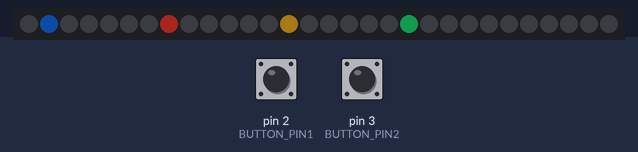
A sketch run on a simulated Arduino Uno, built with avr-gcc and run on an emulated ATmega328P. Parts: 30 RGB LEDs in strip order, left to right. The inputs (shaded band) are chosen by the test bench; at power-on: pin 2 (BUTTON_PIN1) HIGH, pin 3 (BUTTON_PIN2) HIGH. Dim RGB values are drawn brighter than linear.

Above: at 1.26 s.
1.3 s: pin 2 (BUTTON_PIN1) pulled LOW for 1 s
At 1.97 s:
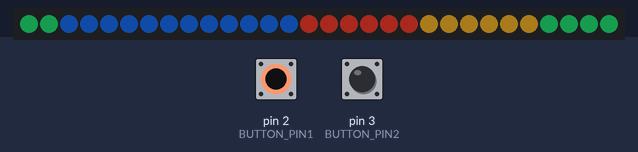
2.9 s: pin 2 (BUTTON_PIN1) pulled LOW for 0.15 s
At 3.19 s:
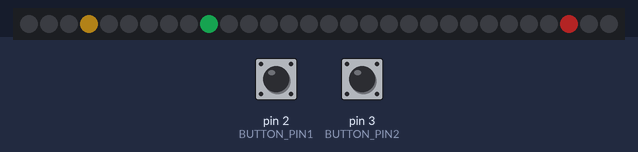
3.6 s: pin 2 (BUTTON_PIN1) pulled LOW for 0.15 s
At 3.79 s:
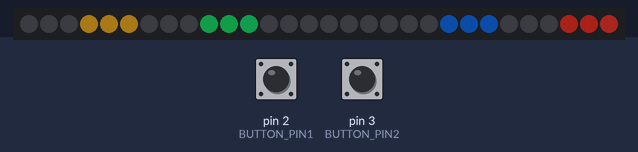
4.3 s: pin 2 (BUTTON_PIN1) pulled LOW for 3.2 s
At 7.61 s:
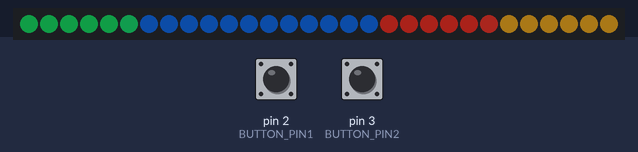

The sketch:

neopixel_google.ino
```cpp
#include <Adafruit_NeoPixel.h>

#include <Adafruit_NeoPixel.h>

// the data pin for the NeoPixels
int neoPixelPin = 8;//Change the pin numbers according to your board

int numPixels = 30; //Change it according to the number of pixels in your neopixel
#define BUTTON_PIN1   2 //Change the pin numbers according to your board
#define BUTTON_PIN2   3 //Change the pin numbers according to your board
// Instatiate the NeoPixel from the ibrary
Adafruit_NeoPixel strip = Adafruit_NeoPixel(numPixels, neoPixelPin, NEO_GRB + NEO_KHZ800);

//Starting pixels for the Google's 4 colours
int start1 = 0; // Same value for Neopixels of all sizes
int start2 = 6; // 2 for 8 neopixel ring, 6 for 24 neopixel ring and so on
int start3 = 12; // 4 for 8 neopixel ring, 12 for 24 neopixel ring and so on
int start4 = 18; // 6 for 8 neopixel ring, 18 for 24 neopixel ring and so on

int brightness = 150;
int brightDirection = -15;
#define DELAY_TIME (50)

unsigned long startTime;

void setup() {
  pinMode(BUTTON_PIN1, INPUT_PULLUP);
  pinMode(BUTTON_PIN2, INPUT_PULLUP);
  strip.begin();
  strip.show(); // Initialize all pixels to 'off'
  startTime = millis();
  activatecircle();
  activateblink();
}

void loop() {
  bool but1 = digitalRead(BUTTON_PIN1);
  bool but2 = digitalRead(BUTTON_PIN2);
  if (but1 == HIGH) {
    // Short delay to debounce button.
    delay(10);
    if ( startTime + DELAY_TIME < millis() ) {
      activateblink();
      startTime = millis();

    }

  }
  else if (but2 == HIGH) {
    delay(10);
    if ( startTime + DELAY_TIME < millis() ) {
      activatecircle();
      startTime = millis();
    }
  }
  else {
    allOff();
  }

}


void allOff() {
  for ( int i = 0; i < numPixels; i++ ) {
    strip.setPixelColor(i, 0, 0, 0 );
  }
  strip.show();
}
//Circling effect
void activatecircle() {
  adjustStarts();

 // first 3 pixels = color set #1
  for ( int i = start1; i < start1 + 1; i++ ) {
    strip.setPixelColor(i, 23, 107, 239 );
  }

  // next 3 pixels = color set #2
  for ( int i = start2; i < start2 + 1 ; i++ ) {
    strip.setPixelColor(i, 255, 62, 48 );
  }

  // next 3 pixels = color set #3
  for ( int i = start3; i < start3 + 1; i++ ) {
    strip.setPixelColor(i, 247, 181, 41 );
  }
  // last 3 pixels = color set #3
  for ( int i = start4; i < start4 + 1; i++ ) {
    strip.setPixelColor(i, 23, 156, 82 );
  }

  strip.show();
}
//Blinking Effect. The RGB Colours are based on the Google's Logo
void activateblink() {

  for ( int i = start1; i < start1 + 1; i++ ) {
    strip.setPixelColor(i, 23, 107, 239 );
    strip.setBrightness(brightness);
    strip.show();

    adjustBrightness();
  }

  for ( int i = start2; i < start2 + 1 ; i++ ) {
    strip.setPixelColor(i, 255, 62, 48 );
    strip.setBrightness(brightness);
    strip.show();

    adjustBrightness();
  }

  for ( int i = start3; i < start3 + 1; i++ ) {
    strip.setPixelColor(i, 247, 181, 41 );
    strip.setBrightness(brightness);
    strip.show();

    adjustBrightness();
  }
  for ( int i = start4; i < start4 + 1; i++ ) {
    strip.setPixelColor(i, 23, 156, 82 );
    strip.setBrightness(brightness);
    strip.show();

    adjustBrightness();
  }

  strip.show();
}

void adjustStarts() {
  start1 = incrementStart(start1);
  start2 = incrementStart(start2);
  start3 = incrementStart(start3);
  start4 = incrementStart(start4);
}


int incrementStart(int startValue) {
  startValue = startValue + 1;
  if ( startValue == numPixels  )//Change it according to the number of pixels in your neopixel
    startValue = 0;

  return startValue;
}

void adjustBrightness() {
  brightness = brightness + brightDirection;
  if ( brightness < 0 ) {
    brightness = 0;
    brightDirection = -brightDirection;
  }
  else if ( brightness > 255 ) {
    brightness = 255;
    brightDirection = -brightDirection;
  }

  // output the serial
  Serial.println( brightness );
}
```
